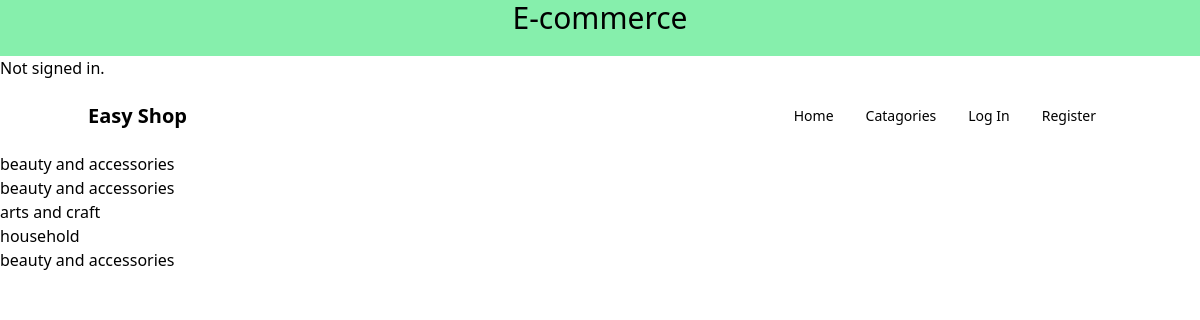
The page /catagories on the database its author committed.
### auctions/models.py (models this page shows, shortened)
class Item(models.Model):
    name = models.CharField(max_length=64)
    price = models.IntegerField()
    description = models.CharField(max_length = 64)
    image = models.ImageField(upload_to='images/')
    owner = models.ForeignKey(User, on_delete= models.CASCADE,related_name='posts')
    post_date = models.DateField(default=timezone.now)
    CATAGORIES_CHOICE = [
        ('beauty and accessories', 'beauty & accessories'),
        ('arts and craft', 'arts & craft'),
        ('mobile and accessories', 'mobile & accessories'),
        ('clothing & fashion', 'clothing and fashion'),
        ('vehicles', 'vehicles'),
        ('furniture', 'furniture'),
        ('electronics', 'electronics'),
        ('photography', 'photography'),
        ('household', 'household')
    ]
    catagories = models.CharField(max_length=32, choices=CATAGORIES_CHOICE, default="")

### auctions/views.py (the view)
# urls.py: path("catagories", views.catagories, name="catagories"),
def catagories(reqeust):
    return render(reqeust, "auctions/catagories.html", {
        "items": Item.objects.all()
    })

### auctions/templates/auctions/catagories.html (shortened to what this page needs)
{% extends 'auctions/layout.html' %}
{% block body %}
    <div>
        {% for item in items %}
        <a href="catagories/{{item.catagories}}">{{item.catagories }}<br>
        {% endfor %}
    </div>
{% endblock %}

### rows shown on the page
Item: catagories "beauty and accessories"
Item: catagories "beauty and accessories"
Item: catagories "arts and craft"
Item: catagories "household"
Item: catagories "beauty and accessories"
